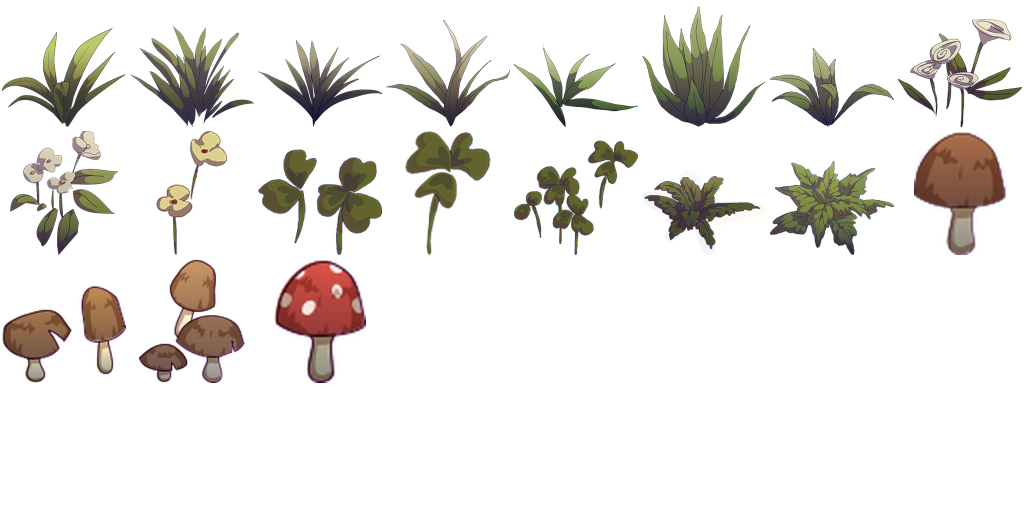
#> input picture client/assets/environment/foliage_atlas.png, 2048 x 1024 px, given in place of Forest_small_grass_01.png, which was not available (shown at 1/2 size)
$ python build_foliage_atlas.py
#> lines starting #> are read from the running program, lines starting #| are printed output that depends on the picture; pictures that were not available may be replaced by others from this repository, and a replacement may not be noted
#!/usr/bin/env python3
"""Packs the Golden Skull foliage sprites the ground cover uses into one atlas
(env-13). Reads docs/art-packs/golden-skull/foliage (Justin's licensed pack; see its
README) and writes client/assets/environment/foliage_atlas.png, one 256 px cell per
sprite, each scaled to fit and standing on the bottom of its cell. Prints the C#
table (cell, width / height) PaintedGround.Cards uses. Run from the repo root:

    python3 tools/env-assets/build_foliage_atlas.py
"""
from pathlib import Path
from PIL import Image

PACK = Path("docs/art-packs/golden-skull/foliage")
OUT = Path("client/assets/environment/foliage_atlas.png")
CELL, COLS = 256, 8
# Order is the cell index; never reorder (append new sprites at the end).
SPRITES = [
    "Forest_small_grass_01", "Forest_small_grass_02", "Forest_small_grass_03", "Forest_small_grass_04",
    "Forest_small_grass_05", "Forest_small_grass_06", "Forest_small_grass_07",
    "Forest_small_flower_01", "Forest_small_flower_02", "Forest_small_flower_03",
    "Forest_small_clover_01", "Forest_small_clover_02", "Forest_small_clover_03",
    "Forest_small_fern_01", "Forest_small_fern_02",
    "Forest_small_mushroom_01", "Forest_small_mushroom_02", "Forest_small_mushroom_03", "Forest_small_mushroom_04",
]

rows = (len(SPRITES) + COLS - 1) // COLS
atlas = Image.new("RGBA", (CELL * COLS, CELL * 4), (0, 0, 0, 0))
#> atlas: PIL image 2048x1024 RGBA; every value is 0
table = []
for i, name in enumerate(SPRITES):
    im = Image.open(PACK / f"{name}.png").convert("RGBA")
#> im is the input picture: PIL image 2048x1024 RGBA; mean R, G, B, A 18.6, 15.9, 13.1, 38.7
    im = im.crop(im.getbbox())
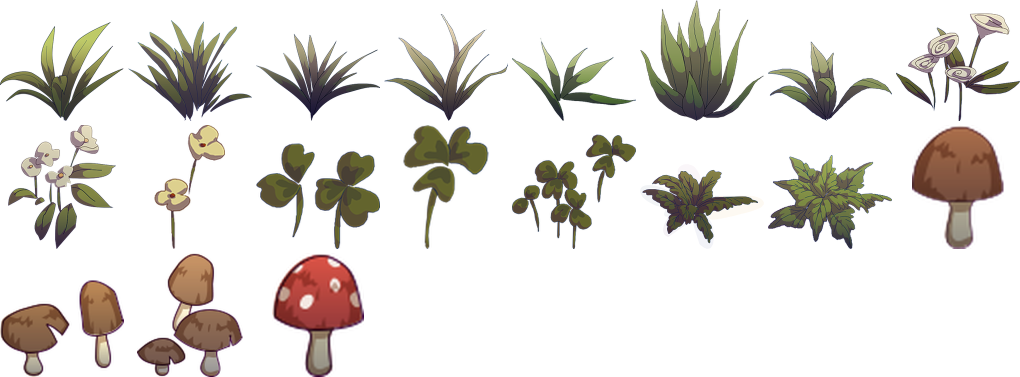
#> im: PIL image 2040x754 RGBA (shown at 1/2 size); mean R, G, B, A 25.4, 21.6, 17.9, 52.7; transparent parts drawn white
    scale = (CELL - 8) / max(im.size)
#> scale = 0.122
    im = im.resize((max(1, round(im.width * scale)), max(1, round(im.height * scale))), Image.LANCZOS)
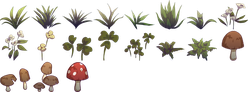
#> im: PIL image 248x92 RGBA; mean R, G, B, A 37.7, 33.3, 26.6, 52.9; transparent parts drawn white
    x = (i % COLS) * CELL + (CELL - im.width) // 2
#> x = 4
    y = (i // COLS) * CELL + (CELL - 2 - im.height)
#> y = 162
    atlas.alpha_composite(im, (x, y))
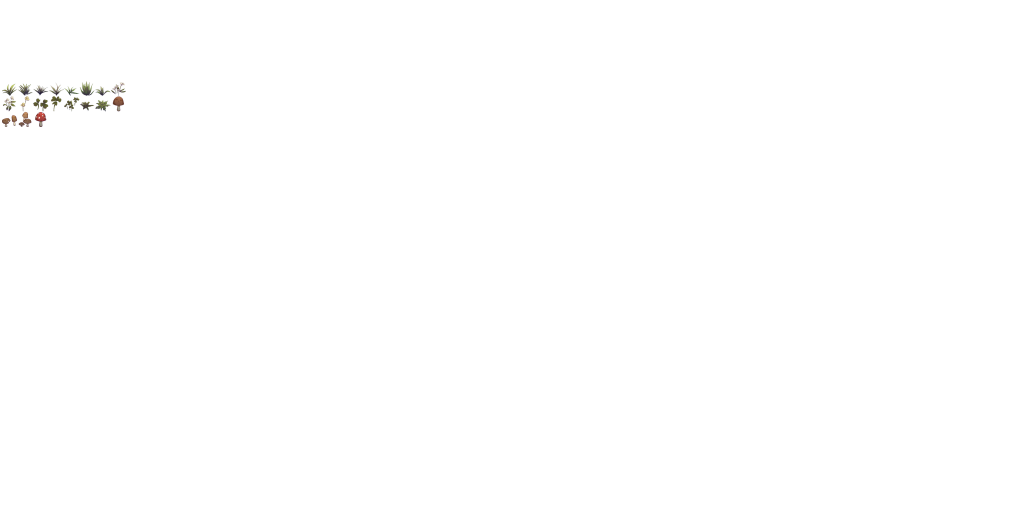
#> atlas: PIL image 2048x1024 RGBA (shown at 1/2 size); mean R, G, B, A 0.4, 0.4, 0.3, 0.6; transparent parts drawn white
    table.append((name, i, im.width / CELL, im.height / CELL))
#> pass 2 of the loop `for i, name in enumerate(SPRITES):`:
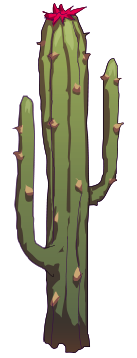
#> input picture docs/art-packs/golden-skull/foliage/Desert_big_cactus_01.png, 137 x 358 px, given in place of Forest_small_grass_02.png, which was not available
#> im is the input picture: PIL image 137x358 RGBA; mean R, G, B, A 132.4, 112.8, 114.7, 104.3
#> `im = im.resize((max(1, round(im.width * scale)), max(1, round(im.heigh..`:
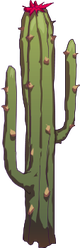
#> im: PIL image 80x248 RGBA; mean R, G, B, A 57.9, 55, 39.8, 129.4; transparent parts drawn white
#> `atlas.alpha_composite(im, (x, y))`:
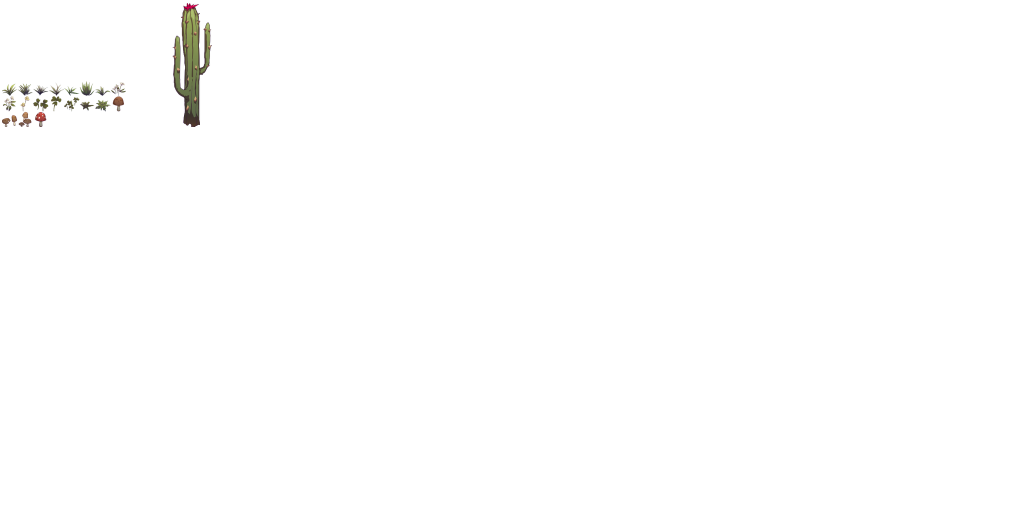
#> atlas: PIL image 2048x1024 RGBA (shown at 1/2 size); mean R, G, B, A 1, 0.9, 0.7, 1.8; transparent parts drawn white
#> (the run stopped early here; a loop or call above may not have finished)
